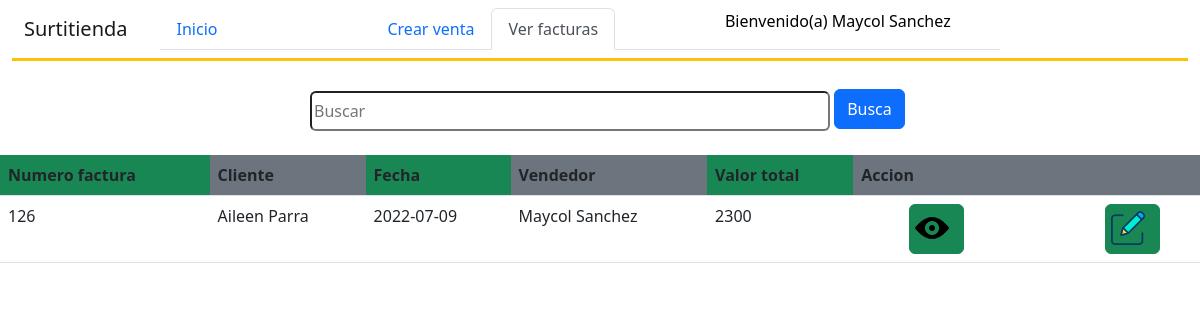
The page /vendedor/facturas/factu.php (signed in) on the database its author committed.
### tables this page shows
CREATE TABLE `facturas` (
  `n_factu` int(11) NOT NULL,
  `id_cliente` int(11) NOT NULL,
  `fecha_creacion` date NOT NULL DEFAULT current_timestamp(),
  `id_usu` int(11) NOT NULL,
  `valor_total` int(9) DEFAULT NULL,
  `id_esta` int(4) DEFAULT NULL
);

CREATE TABLE `clientes` (
  `id_cliente` int(11) NOT NULL,
  `nombre` char(70) DEFAULT NULL,
  `apellido` char(70) DEFAULT NULL,
  `tel` bigint(10) DEFAULT NULL,
  `direccion` char(80) DEFAULT NULL
);

CREATE TABLE `usuarios` (
  `id_usu` int(11) NOT NULL,
  `id_tip_usu` int(3) DEFAULT NULL,
  `usuario` char(60) DEFAULT NULL,
  `nombre_usuario` char(70) DEFAULT NULL,
  `apellido_usuario` char(70) DEFAULT NULL,
  `correo` char(80) DEFAULT NULL,
  `clave` char(255) DEFAULT NULL
);

### vendedor/facturas/factu.php (the view, shortened to what this page needs)
<?php
    $cedu1=$_SESSION['cedu'];
    include_once("../../conection/conexion.php");
    $sentencia1="SELECT MAX(n_factu) as last_id FROM facturas WHERE id_usu='$cedu1'";
    $resultado1=$bd->prepare($sentencia1);
    $resultado1->execute(array());
	$registro=$resultado1->fetch(PDO::FETCH_ASSOC);
	$id=$registro['last_id'];
    $nombre1=$_SESSION['nomb'];
    $apellido=$_SESSION['apel'];
?>
<?php
    $sentencia="SELECT * FROM facturas,clientes,usuarios WHERE n_factu=:co and facturas.id_cliente=clientes.id_cliente and facturas.id_usu=usuarios.id_usu";
    $resultado=$bd->prepare($sentencia);
    $resultado->execute(array(":co"=>$id));
    ?>
<!DOCTYPE html>
<html lang="en">
<head>
    <link href="https://cdn.jsdelivr.net/npm/bootstrap@5.2.0-beta1/dist/css/bootstrap.min.css" rel="stylesheet">
    <link rel="stylesheet" href="../../css/admin.css">
</head>
<body>
<div class="container-fluid">
        <nav class="navbar navbar-expand-md navbar-light border-3 border-bottom border-warning">
            <div class="container-fluid">
                <a href="index.php" class="navbar-brand">Surtitienda</a>
                <div id="MenuNavegacion" class="collapse navbar-collapse">
                    <ul class="nav nav-tabs ms-3">
                        <li class="nav-item"><a class="nav-link" href="../index.php">Inicio</a></li>
                        <li class="nav-item"><a class="nav-link" ></li>
                        <li class="nav-item"><a class="nav-link" ></a></li>
                        <li class="nav-item"><a class="nav-link" ></a></li>
                        <li class="nav-item"><a class="nav-link" href="../ventas/vent.php">Crear venta</a></li>
                        <li class="nav-item"><a class="nav-link active" href="facturas/factu.php">Ver facturas</a></li>
                        <div class="btn-group" role="group">
                            <button id="btnGroupDrop1" type="button" class="dropdown" data-bs-toggle="dropdown" aria-expanded="false">
                            <p id="p">Bienvenido(a) <?php echo $nombre1 ?>  <?php echo $apellido ?></p>
                            </button>
                        </div>
                    </ul>
                </div>
            </div>
        </nav>
    </div>
    <form method="post" action="buscar3.php">
        <input class="buscar"  type="search" name="buscar"  id="" placeholder="Buscar"> <a href="#"><button id="but" class="btn btn-primary">Busca </button></a> <br> <br>
        <div id="tag">
            <center>
            <table  class="table">
                    <tr>
                        <th class="bg-success" scope="col">Numero factura</th>
                        <th class="bg-secondary" scope="col">Cliente</th>
                        <th class="bg-success" scope="col">Fecha</th>
                        <th class="bg-secondary" scope="col">Vendedor</th>
                        <th class="bg-success" scope="col">Valor total</th>
                        <th class="bg-secondary" scope="col">Accion</th>
                        <th class="bg-secondary" scope="col"></th>
                    </tr>
                    <?php
                        foreach ($resultado as $move) {
                    ?>
                    <tr>
                        <td><?php echo $move->n_factu;?></td>
                        <td><?php echo $move->nombre?> <?php echo $move->apellido?></td>
                        <td><?php echo $move->fecha_creacion?></td>
                        <td><?php echo $move->nombre_usuario?> <?php echo $move->apellido_usuario?></td>
                        <td><?php echo $move->valor_total?></td>
                        <td><a id="q1" class="btn btn-success mx-5" href="eliminar4.php?id=<?php echo $move->n_factu?>  &cedula=<?php echo $move->id_usu?> "><img class="mi" src="../../img/vision2.png" alt=""></a></td>
                        <td><a id="q2" class="btn btn-success" href="modificar4.php?id=<?php echo $move->n_factu?>" ><img class="mi" src="../../img/modi2.png" alt=""></a></td>
                    </tr>
                    <?php
                        }
                    ?>
            </table>
        </div>
    </form>
</body>
</html>

### css/admin.css (style rules this page uses)
body { overflow: hidden; }
#btnGroupDrop1 { border-radius: 5px; background-color: white; margin-left: 60px; border: 0px; color:black; width: 325px; height: 35px; }
.mi { margin-left: -9px; margin-top: -2px; width: 38px; height: 38px; padding: 2px; }
.buscar { margin-top: 30px; margin-left: 310px; width: 520px; height: 40px; border-radius: 6px; }
#but { height: 40px; margin-top: -7px; }

### rows shown on the page
facturas: n_factu "126", id_cliente.nombre "Aileen", id_cliente.apellido "Parra", fecha_creacion "2022-07-09", id_usu.nombre_usuario "Maycol", id_usu.apellido_usuario "Sanchez", valor_total "2300"

### other values the page prints
$nombre1 "Maycol"
$apellido "Sanchez"
